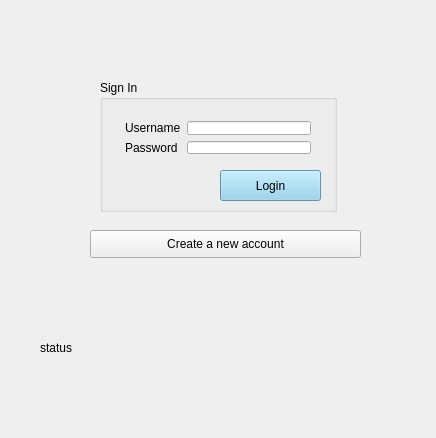
<?xml version="1.0" encoding="UTF-8"?>
<ui version="4.0">
 <class>MainWindow</class>
 <widget class="QMainWindow" name="MainWindow">
  <property name="geometry">
   <rect>
    <x>0</x>
    <y>0</y>
    <width>436</width>
    <height>438</height>
   </rect>
  </property>
  <property name="windowTitle">
   <string>MainWindow</string>
  </property>
  <widget class="QWidget" name="centralWidget">
   <widget class="QGroupBox" name="groupBox">
    <property name="geometry">
     <rect>
      <x>100</x>
      <y>80</y>
      <width>237</width>
      <height>132</height>
     </rect>
    </property>
    <property name="title">
     <string>Sign In</string>
    </property>
    <widget class="QPushButton" name="pushButton">
     <property name="geometry">
      <rect>
       <x>120</x>
       <y>90</y>
       <width>101</width>
       <height>31</height>
      </rect>
     </property>
     <property name="styleSheet">
      <string notr="true">background:skyblue;</string>
     </property>
     <property name="text">
      <string>Login</string>
     </property>
    </widget>
    <widget class="QWidget" name="layoutWidget">
     <property name="geometry">
      <rect>
       <x>14</x>
       <y>30</y>
       <width>208</width>
       <height>55</height>
      </rect>
     </property>
     <layout class="QHBoxLayout" name="horizontalLayout">
      <item>
       <layout class="QVBoxLayout" name="verticalLayout_2">
        <item>
         <widget class="QLabel" name="label_UserName">
          <property name="text">
           <string>Username</string>
          </property>
         </widget>
        </item>
        <item>
         <widget class="QLabel" name="label_password">
          <property name="text">
           <string>Password</string>
          </property>
         </widget>
        </item>
       </layout>
      </item>
      <item>
       <layout class="QVBoxLayout" name="verticalLayout">
        <item>
         <widget class="QLineEdit" name="lineEdit_Username"/>
        </item>
        <item>
         <widget class="QLineEdit" name="lineEdit_Password">
          <property name="enabled">
           <bool>true</bool>
          </property>
          <property name="echoMode">
           <enum>QLineEdit::Password</enum>
          </property>
         </widget>
        </item>
       </layout>
      </item>
     </layout>
    </widget>
   </widget>
   <widget class="QLabel" name="label_background">
    <property name="geometry">
     <rect>
      <x>0</x>
      <y>0</y>
      <width>521</width>
      <height>361</height>
     </rect>
    </property>
    <property name="text">
     <string/>
    </property>
   </widget>
   <widget class="QPushButton" name="pushButton_2">
    <property name="geometry">
     <rect>
      <x>90</x>
      <y>230</y>
      <width>271</width>
      <height>28</height>
     </rect>
    </property>
    <property name="text">
     <string>Create a new account</string>
    </property>
   </widget>
   <widget class="QLabel" name="label">
    <property name="geometry">
     <rect>
      <x>40</x>
      <y>340</y>
      <width>81</width>
      <height>16</height>
     </rect>
    </property>
    <property name="text">
     <string>status</string>
    </property>
   </widget>
   <zorder>label_background</zorder>
   <zorder>groupBox</zorder>
   <zorder>pushButton_2</zorder>
   <zorder>label</zorder>
  </widget>
  <widget class="QMenuBar" name="menuBar">
   <property name="geometry">
    <rect>
     <x>0</x>
     <y>0</y>
     <width>436</width>
     <height>26</height>
    </rect>
   </property>
  </widget>
 </widget>
 <layoutdefault spacing="6" margin="11"/>
 <resources/>
 <connections/>
</ui>
